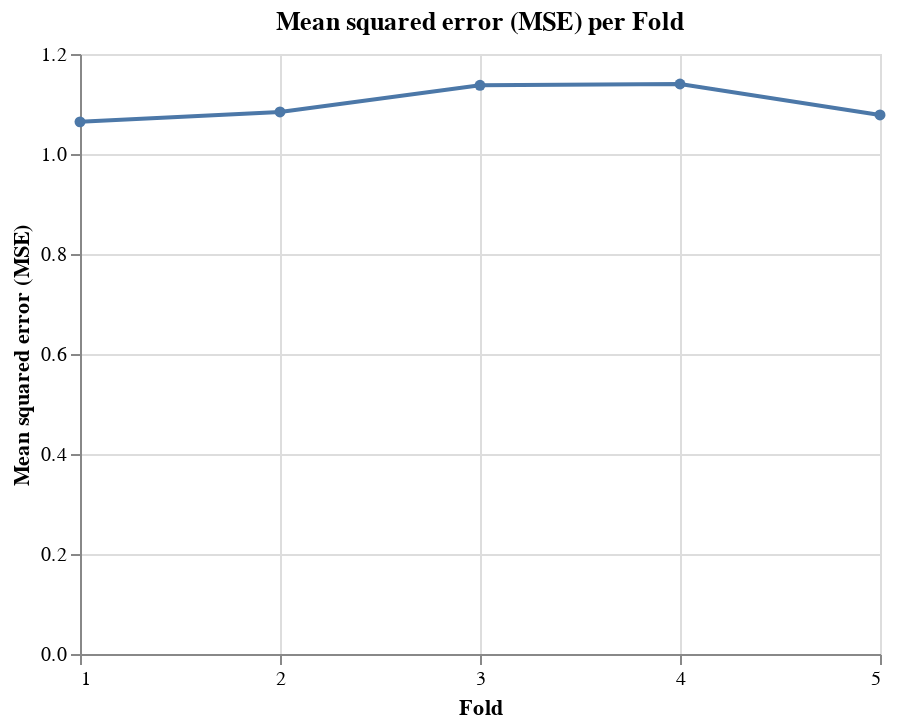

The notebook cell saved with this chart:
### Code cell
alt.Chart(df_scores.reset_index()).mark_line(
     point=alt.OverlayMarkDef()
).encode(
    x=alt.X("index", bin=False, title="Fold", axis=alt.Axis(tickCount=5)),
    y=alt.Y("lr", aggregate="mean", title="Mean squared error (MSE)")
).properties(title="Mean squared error (MSE) per Fold")

### Figure 1 — Vega-Lite specification as saved in the notebook (floating-point values rounded to 4 significant figures)
{"config": {"view": {"continuousWidth": 400, "continuousHeight": 300}}, "data": {"name": "data-081f0fc48d4158714cc137fb2efbe5d7"}, "mark": {"type": "line", "point": {}}, "encoding": {"x": {"axis": {"tickCount": 5}, "bin": false, "field": "index", "title": "Fold", "type": "quantitative"}, "y": {"aggregate": "mean", "field": "lr", "title": "Mean squared error (MSE)", "type": "quantitative"}}, "title": "Mean squared error (MSE) per Fold", "$schema": "https://vega.github.io/schema/vega-lite/v4.17.0.json", "datasets": {"data-081f0fc48d4158714cc137fb2efbe5d7": [{"index": 1, "lr": 1.064}, {"index": 2, "lr": 1.084}, {"index": 3, "lr": 1.137}, {"index": 4, "lr": 1.14}, {"index": 5, "lr": 1.078}]}}
